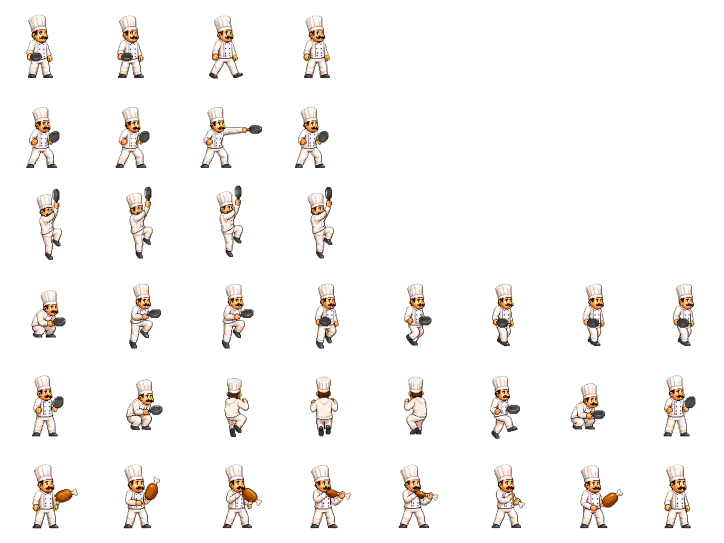
#> input picture design/character_skins_v2/chef/chef_meat_atlas_rgba_v4.png, 1448 x 1086 px (shown at 1/2 size)
$ python build_chef_meat_special.py
#> lines starting #> are read from the running program, lines starting #| are printed output that depends on the picture
"""Build the chef's meat-eating special row on the shared 128px character rig."""

from __future__ import annotations

from pathlib import Path

from PIL import Image


ROOT = Path(__file__).resolve().parents[1]
DESIGN_DIR = ROOT / "design" / "character_skins_v2" / "chef"
ASSET_DIR = ROOT / "assets" / "sprites" / "characters" / "chef"
SOURCE_PATH = DESIGN_DIR / "chef_meat_atlas_rgba_v4.png"
STRIP_PATH = DESIGN_DIR / "chef_meat_special_strip_rgba_v4.png"
OUTPUT_PATH = ASSET_DIR / "chef_reference_atlas_v7.png"
CONTACT_PATH = DESIGN_DIR / "chef_meat_contact_sheet_v4.png"
BASE_ATLAS_PATH = ASSET_DIR / "chef_reference_atlas_v6.png"
FRAME_COUNT = 8
TILE_SIZE = 128
SPECIAL_ROW_Y = TILE_SIZE * 5
SOLE_BASELINE_Y = 109


def harden_alpha(image: Image.Image) -> Image.Image:
    rgba = image.convert("RGBA")
    pixels = rgba.load()
    for y in range(rgba.height):
        for x in range(rgba.width):
            red, green, blue, alpha = pixels[x, y]
            pixels[x, y] = (red, green, blue, 255 if alpha >= 64 else 0)
    return rgba


def frame_bounds(strip: Image.Image, column: int) -> tuple[int, int, tuple[int, int, int, int]]:
    left = round(column * strip.width / FRAME_COUNT)
    right = round((column + 1) * strip.width / FRAME_COUNT)
    bounds = strip.crop((left, 0, right, strip.height)).getchannel("A").getbbox()
    if bounds is None:
        raise RuntimeError(f"chef meat frame {column + 1} is empty")
    return left, right, bounds


def main() -> None:
    source = harden_alpha(Image.open(SOURCE_PATH))
#> in harden_alpha, rgba is the input picture: PIL image 1448x1086 RGBA; mean R, G, B, A 18.1, 16, 14.5, 24.7
    row_top = round(source.height * 5 / 6)
#> row_top = 905
    strip = source.crop((0, row_top, source.width, source.height))
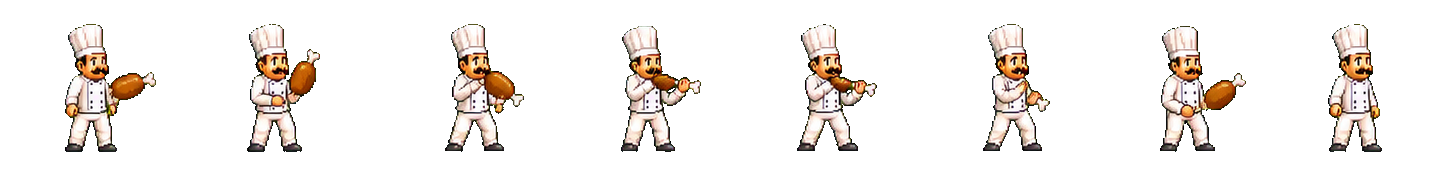
#> strip: PIL image 1448x181 RGBA; mean R, G, B, A 28.6, 24.7, 21.8, 39.2; transparent parts drawn white
    strip.save(STRIP_PATH)

#> (the run stopped early here; a loop or call above may not have finished)
